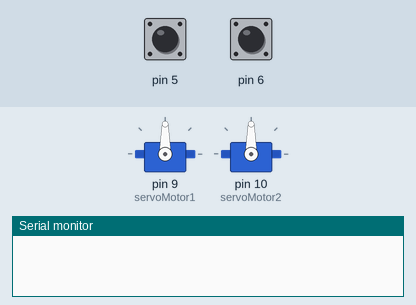
Simulated run of this sketch. Board: Arduino Mega 2560, built with avr-gcc and run on an emulated ATmega2560. Shown: 2 × servo, the last lines printed to the serial monitor. The test bench sets the inputs (shaded band); at power-on: pin 5 LOW, pin 6 LOW.

Above: at 1.2 s.
1.3 s: pin 5 pulsed HIGH 5 times (0.12 s each, 0.3 s apart)
At 3.9 s:
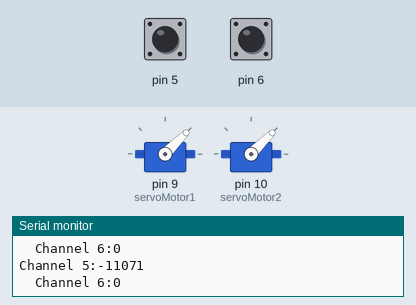
5.8 s: pin 6 pulsed HIGH 5 times (0.12 s each, 0.3 s apart)
At 7.5 s:
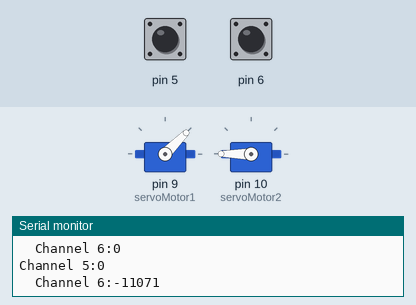
At 9.8 s:
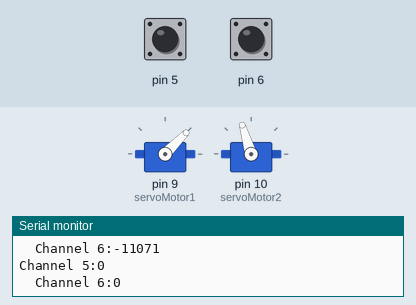
Timing chart, 0 to 11.3 s (numbered marks = the images above; inputs shaded):
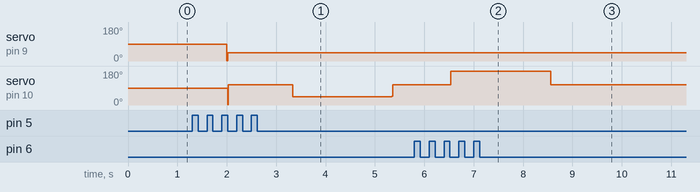

The sketch:

sketch_jul13b.ino
```cpp
//***------ RC Servo control -----***
// ***---- K. Michalsky / 2015 ----***
//Arduino Pins
// Pin7 to channel2 of receiver
// Pin9 to Signal of Servo1
// Pin10 to Signal of Servo2
// Pin11 to Signal of Servo3
//Include Servo library.The Servo library supports up to 12 motors on most Arduino boards and 48 on the Arduino Mega.
#include <Servo.h>
//Create servo objects to control the servo motors
Servo servoMotor1;
Servo servoMotor2;

//Define variables for the position of the servos
int posServo1 = 0;
int posServo2 = 0;
int throttle1;
int throttle2;

//Define a variable for the channel of the Receiver with which you want to control the servos, in this case channel2 (ailerons channel from my receiver)
int channel6;
int channel7;

//Attach each servo variable to a pin
void setup() {
  servoMotor1.attach(9);   //Servo1 attached to pin 9
  servoMotor2.attach(10);  //Servo2 attached to pin 10
    //Define the input Pin for the Receiver
  pinMode(5, INPUT);
  pinMode(6,INPUT);
  Serial.begin(9600);     //Serial comunication for later monitoring of channel signal value
}

void loop() {


  //Read the pulse from Pin7 either HIGH or LOW
  channel6 = pulseIn(5, HIGH);
  channel7 = pulseIn(6, HIGH);


  //Monitor channel value
  Serial.print("Channel 5:");
  Serial.println(channel6);
  Serial.print("\t");
  Serial.print("Channel 6:");
  Serial.println(channel7);


 //Define a range of the channel value to center the servo when the stick of the transmiter is centered. This range can vary depending on which servos and Transmiter you are using. Servos are centered at 90 degrees
if(channel7<1550&&channel7>=1450&&channel6<1130){
    posServo1 = 44;
    posServo2 = 44;
    servoMotor1.write(posServo1);
    servoMotor2.write(posServo2);
  }

else{
  if(channel7<1550&&channel7>=1450&&channel6>1130){
    throttle1 = channel6;
    throttle2 = channel6;
  }


  else{
throttle1=channel6+channel7-1500;
throttle2=channel6-channel7+1500;
  if (throttle1>=1925){
    throttle1=1925;}
    if (throttle1<=1125){
      throttle1=1125;}
        if (throttle2>=1925){
    throttle2=1925;}
    if (throttle2<=1125){
      throttle2=1125;}
  }
throttle1=map(throttle1,1130,1925,45,180);
throttle2=map(throttle2,1130,1925,45,180);

  //If the channel value is bigger than the highest value of the range do following
  if(posServo1<=throttle1&&posServo2<=throttle2){
    while((posServo1 < throttle1)||(posServo2 < throttle2)){
      if ((posServo1 < throttle1)){
        posServo1 ++;
      servoMotor1.write(posServo1);
            delay(10);               //Time for servo2 to reach the value
      }

      if ((posServo2 < throttle2)){
      posServo2 ++;
      servoMotor2.write(posServo2);
           delay(10);            //Time for servo1 to reach the value
      }

 if((posServo1 = throttle1)&&(posServo2 = throttle2)){
  servoMotor1.write(posServo1);
  delay(10);
  servoMotor2.write(posServo2);
break;
      }
    }
  }
  //If the channel value is smaller than the lowest value of the range do following
  if(posServo1>=throttle1&&posServo2>=throttle2){
    while((posServo1 > throttle1)||(posServo2 >throttle2)){
      if ((posServo1 > throttle1)){
        posServo1 --;
      servoMotor1.write(posServo1);
            delay(10);               //Time for servo2 to reach the value
      }

      if ((posServo2 > throttle2)){
      posServo2 --;
      servoMotor2.write(posServo2);
           delay(10);            //Time for servo1 to reach the value
      }

      if((posServo1 = throttle1)&&(posServo2 = throttle2)){
        servoMotor1.write(posServo1);
        delay(10);
        servoMotor2.write(posServo2);
break;
      }
    }

  }

  if(posServo1>=throttle1&&posServo2<=throttle2){
    while((posServo1 > throttle1)||(posServo2 < throttle2)){
      if ((posServo1 > throttle1)){
        posServo1 --;
      servoMotor1.write(posServo1);
        delay(10);               //Time for servo2 to reach the value
      }

      if ((posServo2 < throttle2)){
      posServo2 ++;
      servoMotor2.write(posServo2);
        delay(10);            //Time for servo1 to reach the value
      }

      if((posServo1 = throttle1)&&(posServo2 = throttle2)){
        servoMotor1.write(posServo1);
        delay(10);
        servoMotor2.write(posServo2);
break;
      }
    }
  }

    if(posServo1<=throttle1&&posServo2>=throttle2){
    while((posServo1 < throttle1)||(posServo2 >throttle2)){
      if ((posServo1 < throttle1)){
        posServo1 ++;
      servoMotor1.write(posServo1);
      delay(10);               //Time for servo2 to reach the value
      }

      if ((posServo2 > throttle2)){
      posServo2 --;
      servoMotor2.write(posServo2);
       delay(10);            //Time for servo1 to reach the value
      }

      if((posServo1 = throttle1)&&(posServo2 = throttle2)){
        servoMotor1.write(posServo1);
        delay(10);
        servoMotor2.write(posServo2);
break;

      }
    }
  }

  }
//  delay(100);               //Time for Monitoring values
}
```

Measured:
- after the input at 5.8 s, servo on pin 10 (servoMotor2): 107° → 180° after 0.72 s, → 107° 2.0 s later
